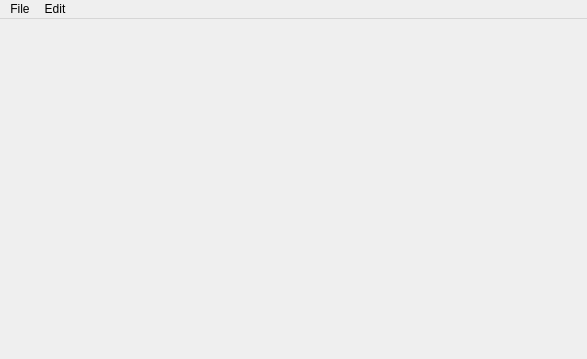
<?xml version="1.0" encoding="UTF-8"?>
<ui version="4.0">
 <class>EvaluationWindow</class>
 <widget class="QMainWindow" name="EvaluationWindow">
  <property name="geometry">
   <rect>
    <x>0</x>
    <y>0</y>
    <width>587</width>
    <height>359</height>
   </rect>
  </property>
  <widget class="QWidget" name="centralwidget">
   <property name="enabled">
    <bool>true</bool>
   </property>
   <layout class="QVBoxLayout" name="verticalLayout_2">
    <item>
     <widget class="vision_evaluator::Designer" name="designer" native="true">
      <property name="sizePolicy">
       <sizepolicy hsizetype="Preferred" vsizetype="Expanding">
        <horstretch>0</horstretch>
        <verstretch>1</verstretch>
       </sizepolicy>
      </property>
      <property name="acceptDrops">
       <bool>true</bool>
      </property>
     </widget>
    </item>
   </layout>
  </widget>
  <widget class="QMenuBar" name="menuBar">
   <property name="geometry">
    <rect>
     <x>0</x>
     <y>0</y>
     <width>587</width>
     <height>25</height>
    </rect>
   </property>
   <widget class="QMenu" name="menuFile">
    <property name="title">
     <string>File</string>
    </property>
    <addaction name="actionSave"/>
    <addaction name="actionSaveAs"/>
    <addaction name="actionLoad"/>
    <addaction name="actionReload"/>
    <addaction name="separator"/>
   </widget>
   <widget class="QMenu" name="menuEdit">
    <property name="title">
     <string>Edit</string>
    </property>
    <addaction name="actionUndo"/>
    <addaction name="actionRedo"/>
    <addaction name="separator"/>
    <addaction name="actionClear"/>
   </widget>
   <addaction name="menuFile"/>
   <addaction name="menuEdit"/>
  </widget>
  <action name="actionSave">
   <property name="text">
    <string>Save</string>
   </property>
   <property name="shortcut">
    <string>Ctrl+S</string>
   </property>
  </action>
  <action name="actionLoad">
   <property name="text">
    <string>Load</string>
   </property>
   <property name="shortcut">
    <string>Ctrl+L</string>
   </property>
  </action>
  <action name="actionUndo">
   <property name="text">
    <string>Undo</string>
   </property>
   <property name="shortcut">
    <string>Ctrl+Z</string>
   </property>
  </action>
  <action name="actionRedo">
   <property name="text">
    <string>Redo</string>
   </property>
   <property name="shortcut">
    <string>Ctrl+Shift+Z</string>
   </property>
  </action>
  <action name="actionClear">
   <property name="text">
    <string>Clear</string>
   </property>
   <property name="shortcut">
    <string>Ctrl+Shift+C</string>
   </property>
  </action>
  <action name="actionSaveAs">
   <property name="text">
    <string>Save As</string>
   </property>
   <property name="shortcut">
    <string>Ctrl+Shift+S</string>
   </property>
  </action>
  <action name="actionReload">
   <property name="text">
    <string>Reload</string>
   </property>
   <property name="shortcut">
    <string>Ctrl+Shift+L</string>
   </property>
  </action>
 </widget>
 <customwidgets>
  <customwidget>
   <class>vision_evaluator::Designer</class>
   <extends>QWidget</extends>
   <header location="global">designer/designer.h</header>
   <container>1</container>
  </customwidget>
 </customwidgets>
 <resources/>
 <connections/>
</ui>
